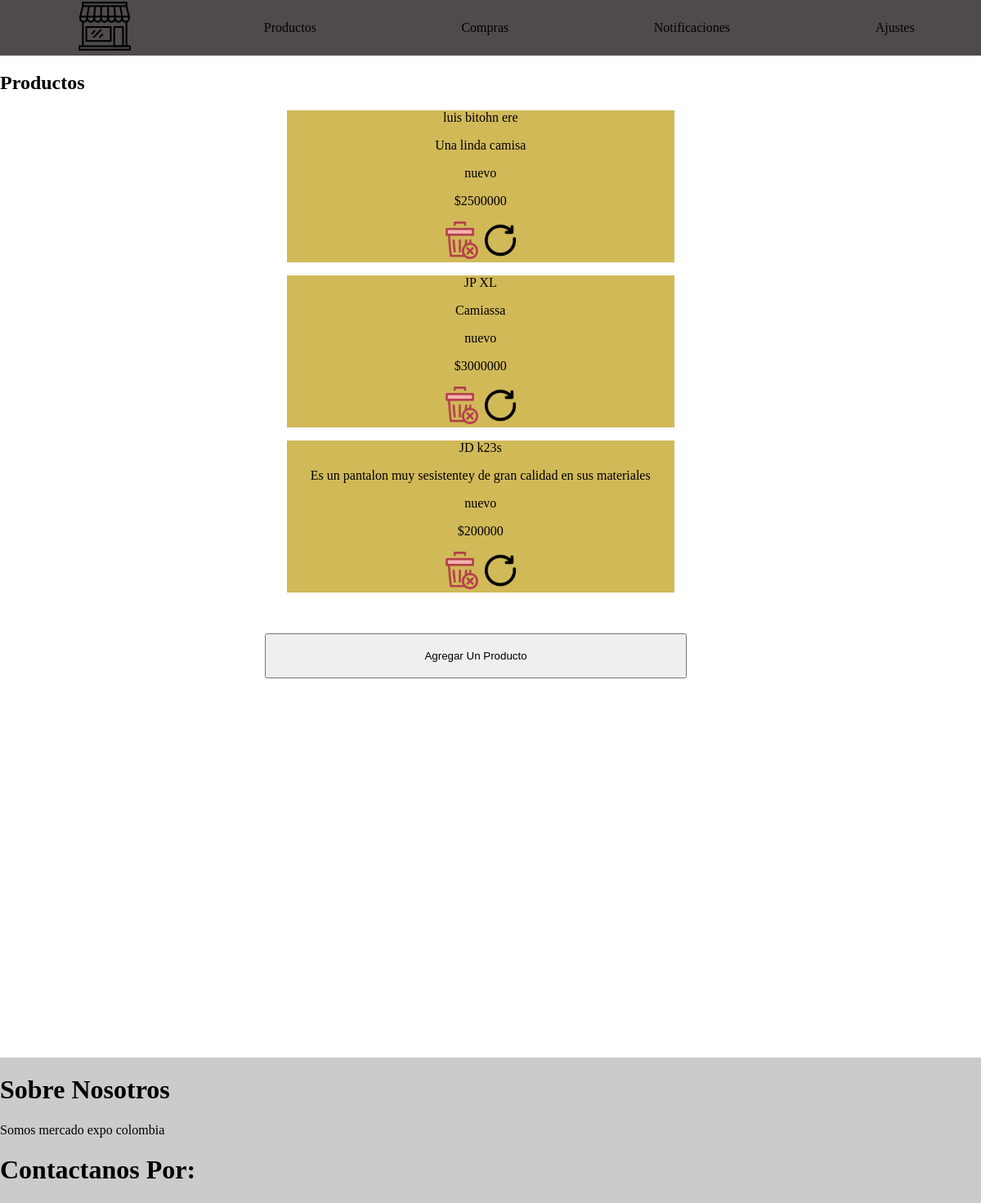
Page /categoria/rop on the earlier database version.
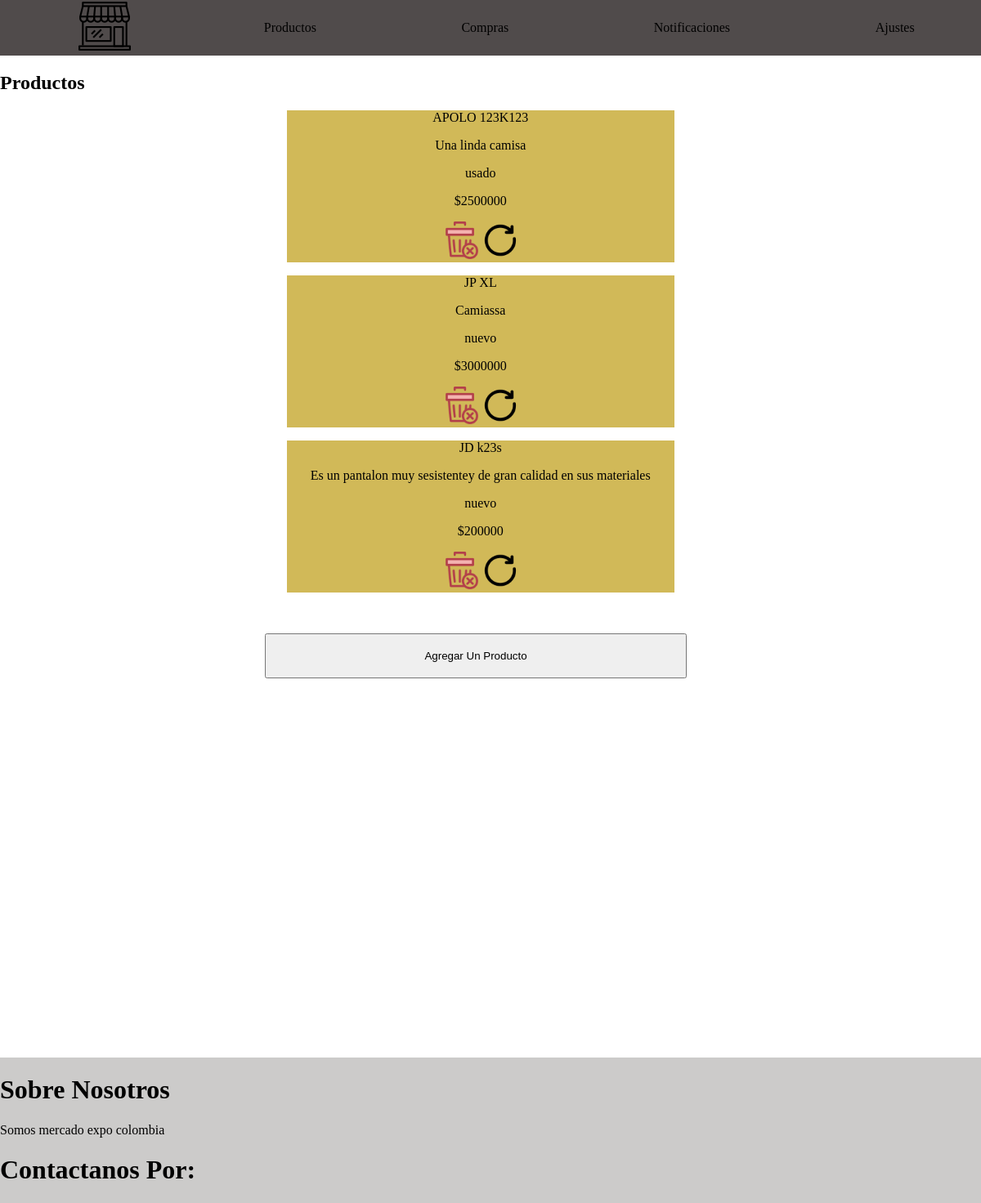
Same page on the later database version.
### Productos/models.py (models this page shows)
class Productos(models.Model):
    marca=models.CharField(max_length=28, null=True)
    referencia=models.CharField(max_length=28, null=True)
    descripcion=models.TextField(null=True)
    precio=models.IntegerField(null=True)
    estado=models.CharField( max_length=10, null=True)
    categories = models.ManyToManyField(Category)

### clientes/views.py (the view)
# urls.py: path('categoria/<str:category>', categoria, name='categoria'),
def categoria(request, category):
    all_products = Productos.objects.all()
    productos = Productos.objects.filter(categories__code=category)
    return render(request, 'categoria.html', {'all_products': productos, 'category': category})

### tienda_online/Templates/categoria.html (shortened to what this page needs)
{% extends 'base.html' %}
{% load static %}
{% block link %}
<link rel="stylesheet" href="{% static 'css/index.css' %}">
{% endblock link %}
{% block content %}
<div id="productos">
    <h2>Productos</h2>
            {% for producto in all_products %}
            <div id="target">
                <p>{{producto.marca}} {{producto.referencia}}</p>
                <p>{{ producto.descripcion }}</p>
                <p>{{producto.estado}}</p>
                <p>${{ producto.precio }}</p>
                <div id="Img">
                    <a href="{% url 'borrar' producto.id %}" id="link_img">
                        <img src="{% static 'img/eliminar.png' %}" alt="Eliminar">
                    </a>
                    <a href="{% url 'actualizar' producto.id %}"id="link_img">
                    <img src="{% static 'img/actualizar.png' %}" alt="">
                    </a>
                </div>
            </div>
            {% endfor %}
    </div>
</div>
<a href="{% url 'crear' category  %}"><button id="agregar"> Agregar Un Producto </button></a>
{% endblock content %}

### tienda_online/Templates/base.html (shortened to what this page needs)
<!DOCTYPE html>
{% load static %}
<html lang="en">
<head>
    {% block link %}{% endblock link %}
    <link rel="stylesheet" href="{% static 'css/base.css' %}">
</head>
<body>
<div id="contenedor">
    <nav id='menu'>
        <a href="{% url 'Inicio' %}" >
            <img src="{% static 'img/tienda.png' %}" alt="Logo">
        </a>
        <div id="contenedor_productos" >
            <a href="{% url 'productos' %}" id="productos" >Productos</a>
        </div>
            <a href="{% url 'compras' %}">Compras</a>
        <a href="">
            Notificaciones
        </a>
        <a href="">
            Ajustes
        </a>
    </nav>
    {% block content %}{% endblock content %}
    <footer id='footer'>
        <h1>Sobre Nosotros</h1>
        <P>Somos mercado expo colombia</P>
        <h1>Contactanos Por: </h1>
    </footer>
</body>
</html>

### tienda_online/Statics/css/index.css (style rules this page uses)
#agregar { position: relative; top: 50px; left: 27%; width: 43%; padding: 18px; }
#target { background-color: rgb(209, 185, 88); text-align: center; width: 50%; position: relative; left: 37%; }
#productos { width: 79%; }
#Img { display: flex; flex-wrap: wrap; justify-content: center; }
#link_img>img { width: 46px; }

### tienda_online/Statics/css/base.css (style rules this page uses)
body { margin: 0; display: flex; flex-direction: column; flex-wrap: wrap; align-items: stretch; }
#menu { display: flex; flex-direction: row; background-color: rgba(19, 13, 13, 0.74); width: 100%; align-items: center; flex-wrap: wrap; justify-content: space-around; }
#menu>a { margin-left: 15px; }
a { text-decoration: none; color: black; }
#footer { background-color: rgb(204, 203, 202); position: relative; top: 56.5vh; }
#contenedor { display: flex; flex-direction: column; flex-wrap: wrap; align-items: stretch; justify-content: space-around; width: 100%; }
#contenedor_productos { position: relative; }

Differences in the rows shown:
changed Productos "Una linda camisa": marca "luis bitohn" → "APOLO"; referencia "ere" → "123K123"; estado "nuevo" → "usado"
